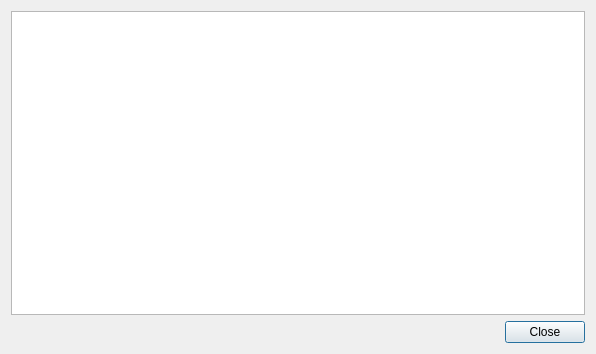
<?xml version="1.0" encoding="UTF-8"?>
<ui version="4.0">
 <class>Dialog</class>
 <widget class="QDialog" name="Dialog">
  <property name="geometry">
   <rect>
    <x>0</x>
    <y>0</y>
    <width>596</width>
    <height>354</height>
   </rect>
  </property>
  <property name="windowTitle">
   <string>Statistics</string>
  </property>
  <property name="accessibleName">
   <string>Statistics</string>
  </property>
  <layout class="QVBoxLayout" name="verticalLayout_2">
   <item>
    <layout class="QVBoxLayout" name="mainLayout">
     <item>
      <widget class="QTableView" name="statisticsTable">
       <property name="verticalScrollBarPolicy">
        <enum>Qt::ScrollBarAlwaysOff</enum>
       </property>
       <property name="horizontalScrollBarPolicy">
        <enum>Qt::ScrollBarAsNeeded</enum>
       </property>
      </widget>
     </item>
    </layout>
   </item>
   <item>
    <widget class="QDialogButtonBox" name="buttonBox">
     <property name="orientation">
      <enum>Qt::Horizontal</enum>
     </property>
     <property name="standardButtons">
      <set>QDialogButtonBox::Close</set>
     </property>
    </widget>
   </item>
  </layout>
 </widget>
 <resources/>
 <connections>
  <connection>
   <sender>buttonBox</sender>
   <signal>accepted()</signal>
   <receiver>Dialog</receiver>
   <slot>accept()</slot>
   <hints>
    <hint type="sourcelabel">
     <x>248</x>
     <y>254</y>
    </hint>
    <hint type="destinationlabel">
     <x>157</x>
     <y>274</y>
    </hint>
   </hints>
  </connection>
  <connection>
   <sender>buttonBox</sender>
   <signal>rejected()</signal>
   <receiver>Dialog</receiver>
   <slot>reject()</slot>
   <hints>
    <hint type="sourcelabel">
     <x>316</x>
     <y>260</y>
    </hint>
    <hint type="destinationlabel">
     <x>286</x>
     <y>274</y>
    </hint>
   </hints>
  </connection>
 </connections>
</ui>
